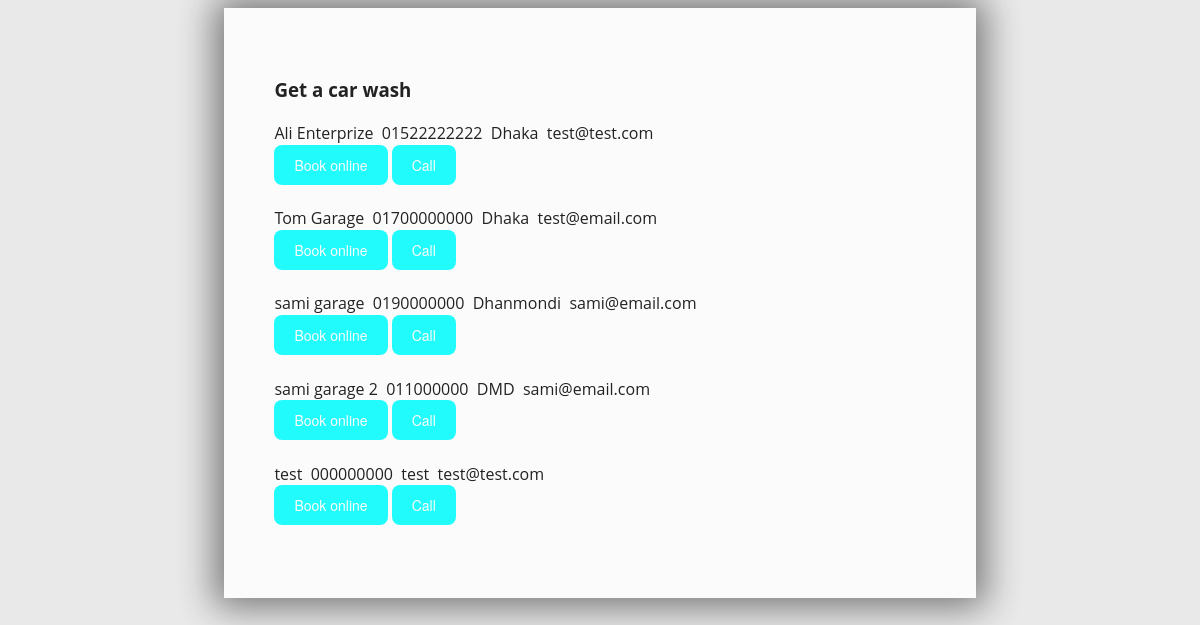
The app's page /vswash.php with its own data.
### tables this page shows
CREATE TABLE `garage` (
  `g_id` int(11) NOT NULL,
  `name` varchar(100) NOT NULL,
  `address` varchar(100) NOT NULL,
  `phone` varchar(100) NOT NULL,
  `email` varchar(100) NOT NULL,
  `vendor_id` int(11) NOT NULL
);

### vswash.php (the view, shortened to what this page needs)
<?php
	include("dbcon/conn.php");
?>
<!DOCTYPE html>
<html lang="en">
<head>
</head>
<body>
    <div class="container">
        <h3>Get a car wash</h3>
    <?php
        $sql="SELECT * FROM garage";
        $result=mysqli_query($conn,$sql);
        if(mysqli_num_rows($result)>0){
            while($row=mysqli_fetch_assoc($result)){
                $vphone=$row["phone"];
                echo "<tr><td>".$row["name"]."&nbsp;&nbsp;<tr><td>".$vphone."&nbsp;&nbsp;<tr><td>".$row["address"]."&nbsp;&nbsp;<tr><td>".$row["email"];
                ?>
                <form action="service_index.php" method='POST'>
                    <button class="button" name="submit">Book online</button>
                    <button class="button" onclick="location.href='owner_login.php'">Call</button>
                </form>
                <br>
        <?php
            }
        }
    ?>
    </div>
</body>
</html>

### vswash.php (style rules this page uses)
body { font: 100% / 1.414 "Open Sans", "Roboto", arial, sans-serif; background: #e9e9e9; background-repeat: no-repeat; background-size: cover; image-rendering: pixelated; }
.container { top:0; bottom:0; margin: auto; padding: 50px; background-color:#FFFFFF; height:100%; width:55%; right:calc(50% - 50px); box-shadow: 0 0 35px 9px #00000096; color:black; opacity: .85; }
.button { background-color: cyan; border-radius: 8px; border-style: none; box-sizing: border-box; color: #FFFFFF; cursor: pointer; display: inline-block; font-family: "Haas Grot Text R Web", "Helvetica Neue", Helvetica, Arial, sans-serif; font-size: 14px; font-weight: 500; height: 40px; line-height: 20px; list-style: none; margin: 0; outline: none; padding: 10px 20px; position: relative; text-align: center; text-decoration: none; transition: color 100ms; vertical-align: baseline; user-select: none; -webkit-user-select: none; touch-action: manipulation; }

### records on screen
garage: name "Ali Enterprize", phone "01522222222", address "Dhaka", email "test@test.com"
garage: name "Tom Garage", phone "01700000000", address "Dhaka", email "test@email.com"
garage: name "sami garage", phone "0190000000", address "Dhanmondi", email "sami@email.com"
garage: name "sami garage 2", phone "011000000", address "DMD", email "sami@email.com"
garage: name "test", phone "000000000", address "test", email "test@test.com"
